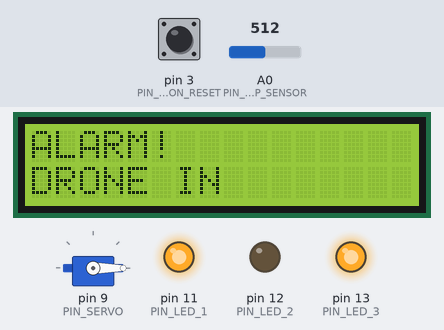
Bench run of a program on a simulated Arduino Uno, built with avr-gcc and run on an emulated ATmega328P. Parts: servo, 16×2 character LCD, output pins drawn as LEDs (lit = HIGH). Dashed ring = blinking. The inputs (shaded band) are chosen by the test bench; at power-on: pin 3 (PIN_BUTTON_RESET) HIGH, A0 (PIN_TEMP_SENSOR) = 512. What the program prints to the serial monitor is not drawn.

Above: at 5.6 s.
5.7 s: pin 3 (PIN_BUTTON_RESET) pulled LOW for 0.15 s
At 6.3 s:
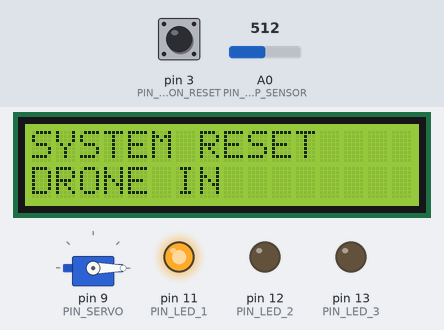
8.3 s: pin 3 (PIN_BUTTON_RESET) pulled LOW for 3.2 s
At 12.3 s:
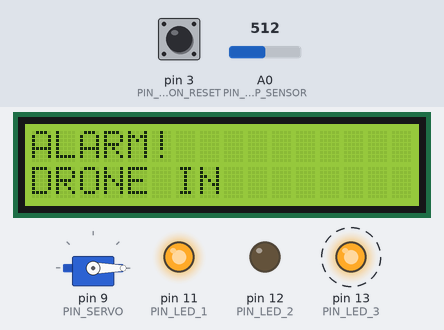
Timing chart, 0 to 13.8 s (numbered marks = the images above; inputs shaded):
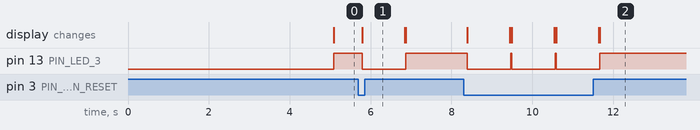

The program:

main.cpp
```cpp
#include <Arduino.h>
#include "SharedData.h"
#include "Config.h"
#include "Scheduler.h"
#include "tasks/Task.h"
#include "components/Button.h"
#include "components/Pir.h"
#include "components/ServoDoor.h"
#include "components/Sonar.h"
#include "components/TempSensor.h"
#include "components/UserInterface.h"
#include "serial/MessageService.h"
#include "tasks/DroneHangarTask.h"
#include "tasks/TempMonitorTask.h"
#include "tasks/BlinkTask.h"

GlobalState volatile currentState = IDLE;
bool volatile preAlarmActive = false;

Button resetButton(PIN_BUTTON_RESET);
Pir pirSensor(PIN_PIR);
ServoDoor servoDoor(PIN_SERVO);
Sonar sonarSensor(PIN_SONAR_TRIG, PIN_SONAR_ECHO);
TempSensor tempSensor(PIN_TEMP_SENSOR);
UserInterface userInterface(LCD_ADDRESS, LCD_COLS, LCD_ROWS, PIN_LED_1, PIN_LED_2, PIN_LED_3);
MessageService messageService;

DroneHangarTask droneHangarTask(&servoDoor, &resetButton, &sonarSensor, &pirSensor, &userInterface, &messageService, DIST_DRONE_IN, DIST_DRONE_OUT, TIME_CHECK_OUT, TIME_CHECK_IN);
TempMonitorTask tempMonitorTask(&tempSensor, &userInterface, &messageService, TEMP_PRE_ALARM, TEMP_ALARM, TIME_PRE_ALARM, TIME_ALARM);
BlinkTask blinkTask(1, &userInterface);

Scheduler scheduler;

void initComponents() {
  resetButton.init();
  pirSensor.init();
  servoDoor.init();
  sonarSensor.init();
  tempSensor.init();
  userInterface.init();
  messageService.init();
}
void initTasks() {
  droneHangarTask.init(PERIOD_HANGAR_TASK);
  tempMonitorTask.init(PERIOD_TEMP_TASK);
  blinkTask.init(PERIOD_BLINK_TASK);
}

void setup() {
  initComponents();
  initTasks();
  scheduler.init(100);
  scheduler.addTask(&droneHangarTask);
  scheduler.addTask(&tempMonitorTask);
  scheduler.addTask(&blinkTask);
  userInterface.displayMessage("DRONE HANGAR", 1);
  userInterface.displayMessage("DRONE IN", 2);
  messageService.sendMessage(HANGAR, "NORMAL");
  messageService.sendMessage(DRONE, "RESTING");
}


void loop() {
  scheduler.schedule();
}
```

Scheduler.cpp
```cpp
#include "Scheduler.h"
#include <Arduino.h>

Scheduler::Scheduler() {
    basePeriod = 0;
    nTasks = 0;
    lastScheduleTime = 0;
}

void Scheduler::init(int basePeriod) {
    this->basePeriod = basePeriod;
    lastScheduleTime = millis();
}

bool Scheduler::addTask(Task* task) {
    if (nTasks < MAX_TASKS) {
        taskList[nTasks] = task;
        nTasks++;
        return true;
    } else {
        return false;
    }
}

void Scheduler::schedule() {
    unsigned long currentTime = millis();

    if (currentTime - lastScheduleTime >= basePeriod) {
        lastScheduleTime += basePeriod;

        for (int i = 0; i < nTasks; i++) {
            if (taskList[i]->updateAndCheckTime(basePeriod)) {
                taskList[i]->tick();
            }
        }
    }
}
```

Scheduler.h
```cpp
#ifndef SCHEDULER_H
#define SCHEDULER_H

#include "tasks/Task.h"

#define MAX_TASKS 10

class Scheduler {
    unsigned int basePeriod;
    int nTasks;
    Task* taskList[MAX_TASKS];
    unsigned long lastScheduleTime;

public:
    Scheduler();
    void init(int basePeriod);
    bool addTask(Task* task);
    void schedule();
};

#endif
```

SharedData.h
```cpp
#ifndef SHARED_DATA_H
#define SHARED_DATA_H

enum GlobalState {
  IDLE,
  TAKE_OFF,
  IDLE_OUT,
  LANDING,
  ALARM
};

extern volatile GlobalState currentState;
extern volatile bool preAlarmActive;

#endif
```

Pir.cpp
```cpp
#include "Pir.h"

Pir::Pir(int pin){
    this->pin = pin;
}

void Pir::init(){
    pinMode(pin,INPUT);
}

bool Pir::isMotionDetected(){
    return digitalRead(pin) == HIGH;
}
```

Pir.h
```cpp
#ifndef PIR_H
#define PIR_H

#include <Arduino.h>

class Pir {
  public:
    Pir(int pin);
    void init();
    bool isMotionDetected();

  private:
    int pin;
};

#endif
```

ServoDoor.cpp
```cpp
#include "ServoDoor.h"

ServoDoor::ServoDoor(int pin) {
    this->pin = pin;
}

void ServoDoor::init() {
    servo.attach(pin);
    close();
}
void ServoDoor::open(){
    servo.write(90);
    isOpen = true;
}

void ServoDoor::close(){
    servo.write(0);
    isOpen = false;
}

bool ServoDoor::isDoorOpen(){
    return isOpen;
}
```

ServoDoor.h
```cpp
#ifndef SERVODOOR_H
#define SERVODOOR_H

#include <Arduino.h>
#include <Servo.h>

class ServoDoor {
    public:
        ServoDoor(int pin);
        void init();
        void open();
        void close();
        bool isDoorOpen();
    private:
        Servo servo;
        int pin;
        bool isOpen;
};

#endif
```

Sonar.cpp
```cpp
#include "Sonar.h"

Sonar::Sonar(int pinTrigger, int pinEcho) {
    this->pinTrigger = pinTrigger;
    this->pinEcho = pinEcho;
}

void Sonar::init() {
    pinMode(pinTrigger, OUTPUT);
    pinMode(pinEcho, INPUT);
}

long Sonar::GetDistance() {
    digitalWrite(pinTrigger, LOW);
    delayMicroseconds(2);
    digitalWrite(pinTrigger, HIGH);
    delayMicroseconds(10);
    digitalWrite(pinTrigger, LOW);
    long duration = pulseIn(pinEcho, HIGH);
    long distance = duration/58;

    return distance;
}
```

Sonar.h
```cpp
#ifndef SONAR_H
#define SONAR_H

#include <Arduino.h>

class Sonar {
    public:
        Sonar(int pinTrigger, int pinEcho);
        void init();
        long GetDistance();
    private:
        int pinTrigger;
        int pinEcho;
};

#endif
```

TempSensor.cpp
```cpp
#include "TempSensor.h"

TempSensor::TempSensor(int pin){
    this->pin = pin;
}

void TempSensor::init(){
    pinMode(pin, INPUT);
}

float TempSensor::readTemperature(){
    int sensorValue = analogRead(pin);
    float voltage = sensorValue * (5.0 / 1023.0);
    float temperatureC = (voltage - 0.5) * 100.0;
    return temperatureC;
}
```

TempSensor.h
```cpp
#ifndef TEMPSENSOR_H
#define TEMPSENSOR_H

#include <Arduino.h>

class TempSensor {
    public:
        TempSensor(int pin);
        void init();
        float readTemperature();
    private:
        int pin;
};

#endif
```

UserInterface.cpp
```cpp
#include "UserInterface.h"

UserInterface::UserInterface(int lcd_addr, int lcd_cols, int lcd_rows, int led1pin, int led2pin, int led3pin) {
    this->ledPins[0] = led1pin;
    this->ledPins[1] = led2pin;
    this->ledPins[2] = led3pin;
    this->lcdAddress = lcd_addr;
    this->cols = lcd_cols;
    this->rows = lcd_rows;
}

void UserInterface::init() {
    lcd = new LiquidCrystal_I2C(lcdAddress, cols, rows);
    lcd->init();
    lcd->backlight();
    for (int i = 0; i < 3; i++) {
        pinMode(ledPins[i], OUTPUT);
        digitalWrite(ledPins[i], LOW);
    }
}

void UserInterface::clear(int row) {
    lcd->setCursor(0, row-1);
    lcd->print("                ");
}

void UserInterface::displayMessage(const String &message, int row){
    clear(row);
    lcd->setCursor(0, row-1);
    lcd->print(message);
}

void UserInterface::setLedState(int ledIndex, bool state) {
    if (ledIndex < 0 || ledIndex >= 3) return;
    digitalWrite(ledPins[ledIndex], state ? HIGH : LOW);
    ledStates[ledIndex] = state;
}

void UserInterface::toggleLed(int ledIndex) {
    if (ledIndex < 0 || ledIndex >= 3) return;
    bool newState = !ledStates[ledIndex];
    setLedState(ledIndex, newState);
}
```

UserInterface.h
```cpp
#ifndef USERINTERFACE_H
#define USERINTERFACE_H

#include <Arduino.h>
#include <LiquidCrystal_I2C.h>

class UserInterface {
    public:
        UserInterface(int lcd_addr, int lcd_cols, int lcd_rows, int led1pin, int led2pin, int led3pin);
        void init();
        void displayMessage(const String &message, int row);

        void setLedState(int ledIndex, bool state);
        void toggleLed(int ledIndex);
    private:
        LiquidCrystal_I2C* lcd;
        int ledPins[3];
        bool ledStates[3] = {false, false, false};
        int rows;
        int cols;
        int lcdAddress;
        void clear(int row);
};

#endif
```

button.cpp
```cpp
#include "button.h"

Button::Button(int pin) {
    this->pin = pin;
}

void Button::init(){
    pinMode(pin, INPUT_PULLUP);
}

bool Button::isPressed(){
    return digitalRead(pin) == LOW;
}
```

button.h
```cpp
#ifndef BUTTON_H
#define BUTTON_H

#include <Arduino.h>

class Button {
    public:
        Button(int pin);
        void init();
        bool isPressed();
    private:
        int pin;
};

#endif
```

MessageService.cpp
```cpp
#include "MessageService.h"

MessageService::MessageService(){
    hasMessage = false;
    msg = "";
}

void MessageService::init(){
    Serial.begin(9600);
    Serial.setTimeout(100);
}

bool MessageService::messageAvailable(){
    hasMessage = false;
    if(Serial.available() > 0){
        String temp = Serial.readStringUntil('\n');
        temp.trim();
        if(temp.length() > 0){
            msg = temp;
            hasMessage = true;
        }
    }
    return hasMessage;
}


String MessageService::getMessage(){
    if(hasMessage){
        hasMessage = false;
        return msg;
    }
    return "";
}

void MessageService::sendMessage(MessageType type, const String& message){
    Serial.println(String(type)+":"+message);
}
```

MessageService.h
```cpp
#ifndef MESSAGESERVICE_H
#define MESSAGESERVICE_H

#include <Arduino.h>

enum MessageType {
    HANGAR,
    DRONE,
    DISTANCE,
    ERROR
};

class MessageService {

public:
    MessageService();
    void init();
    void sendMessage(MessageType type, const String& message);
    String getMessage();
    bool messageAvailable();
private:
    String msg;
    bool hasMessage;

};

#endif
```

BlinkTask.cpp
```cpp
#include "BlinkTask.h"

BlinkTask::BlinkTask(int ledIndex, UserInterface* ui) : Task() {
    this->ledIndex = ledIndex;
    this->ui = ui;
}

void BlinkTask::init(int period) {
    Task::init(period);
    ui->setLedState(ledIndex, false);
}

void BlinkTask::tick() {
    if(currentState == TAKE_OFF || currentState == LANDING) {
        ui->toggleLed(ledIndex);
    }
    else {
        ui->setLedState(ledIndex, false);
    }

}
```

BlinkTask.h
```cpp
#ifndef BLINK_TASK_H
#define BLINK_TASK_H

#include <Arduino.h>
#include "Task.h"
#include "SharedData.h"
#include "../components/UserInterface.h"

class BlinkTask : public Task{
    public:
        BlinkTask(int ledIndex, UserInterface* ui);
        void init(int period) override;
        void tick() override;
    private:
        int ledIndex;
        UserInterface* ui;
};

#endif
```

DroneHangarTask.cpp
```cpp
#include "DroneHangarTask.h"


DroneHangarTask::DroneHangarTask(ServoDoor* door, Button* resetButton, Sonar* sonar, Pir* pir, UserInterface* ui, MessageService* messageService, float distDroneIn, float distDroneOut, long D1, long D2) : Task() {
    this->door = door;
    this->resetButton = resetButton;
    this->sonar = sonar;
    this->pir = pir;
    this->ui = ui;
    this->messageService = messageService;
    this->distDroneIn = distDroneIn;
    this->distDroneOut = distDroneOut;
    this->D1 = D1;
    this->D2 = D2;
    this->canLand = false;
}

void DroneHangarTask::init(int period) {
    Task::init(period);
    this->duration1 = D1/period;
    this->duration2 = D2/period;
    counter1 = 0;
    counter2 = 0;
    door->close();
    ui->setLedState(0, true);
}

void DroneHangarTask::tick() {

    switch(currentState)
    {
    case IDLE:
    {
        if(!preAlarmActive){
            if(messageService->messageAvailable()){
                String msg = messageService->getMessage();
                if(msg == "TAKEOFF"){
                    door->open();
                    ui->displayMessage("TAKE OFF", 2);
                    messageService->sendMessage(DRONE, "TAKEING OFF");
                    currentState = TAKE_OFF;
                    counter1 = 0;
                    return;
                }
                else{
                    messageService->sendMessage(ERROR, "INVALID COMMAND");
                }
            }
        }
        break;
    }
    case TAKE_OFF:
    {
        int distanceOff = sonar->GetDistance();
        if(distanceOff >= distDroneIn){
            counter1++;
            if(counter1 >= duration1){
                door->close();
                ui->displayMessage("DRONE OUT", 2);
                messageService->sendMessage(DRONE, "OPERATING");
                ui->setLedState(0, false);
                currentState = IDLE_OUT;
                counter1 = duration1;
            }
        }
        else{
            counter1 = 0;
        }
        break;
    }
    case IDLE_OUT:
    {
        if(messageService->messageAvailable()){
            String msg = messageService->getMessage();
            if(msg == "LANDING"){
                messageService->sendMessage(DRONE, "WAITING FOR PIR");
                canLand = true;
                return;
            }
            else{
                messageService->sendMessage(ERROR, "INVALID COMMAND");
            }
        }
        if(canLand && pir->isMotionDetected()){
                door->open();
                ui->displayMessage("LANDING", 2);
                messageService->sendMessage(DRONE, "LANDING");
                currentState = LANDING;
                counter2 = 0;
                return;
            }
        break;
    }

    case LANDING:
        {
            int distanceLand = sonar->GetDistance();
        messageService->sendMessage(DISTANCE, String(distanceLand));
        if(distanceLand <= distDroneOut){
            counter2++;
            if(counter2 >= duration2){
                door->close();
                ui->displayMessage("DRONE IN", 2);
                messageService->sendMessage(DRONE, "RESTING");
                ui->setLedState(0, true);
                currentState = IDLE;
                counter2 = duration2;
                canLand = false;
            }
        }
        else{
            counter2 = 0;
        }
        break;
        }
    case ALARM:
    {
        if(door->isDoorOpen()){
            door->close();
        }
        if(resetButton->isPressed()){
            currentState = IDLE;
            ui->displayMessage("SYSTEM RESET", 1);
            ui->setLedState(2, false);
            delay(1000);
            messageService->sendMessage(HANGAR, "NORMAL");
            ui->displayMessage("DRONE HANGAR", 1);
            ui->displayMessage("DRONE IN", 2);
        }
        break;
    }
    default:
        break;
    }
}
```

DroneHangarTask.h
```cpp
#ifndef DRONE_HANGAR_TASK_H
#define DRONE_HANGAR_TASK_H

#include <Arduino.h>
#include "Task.h"
#include "../components/Button.h"
#include "../components/ServoDoor.h"
#include "../components/Sonar.h"
#include "../components/Pir.h"
#include "../components/UserInterface.h"
#include "../serial/MessageService.h"
#include "SharedData.h"

class DroneHangarTask : public Task {
public:
    DroneHangarTask(ServoDoor* door, Button* resetButton, Sonar* sonar, Pir* pir, UserInterface* ui, MessageService* messageService, float distDroneIn, float distDroneOut, long D1, long D2);
    void init(int period) override;
    void tick() override;
private:
    ServoDoor* door;
    Button* resetButton;
    Sonar* sonar;
    Pir* pir;
    UserInterface* ui;
    MessageService* messageService;
    float distDroneIn;
    float distDroneOut;
    long D1;
    long D2;
    int duration1;
    int duration2;
    int counter1;
    int counter2;
    bool canLand;
};


#endif
```

Task.cpp
```cpp
#include "Task.h"

void Task::init(int period) {
    myPeriod = period;
    timeElapsed = 0;
}

bool Task::updateAndCheckTime(int basePeriod) {
    timeElapsed += basePeriod;
    if (timeElapsed >= myPeriod) {
        timeElapsed = 0;
        return true;
    }
    return false;
}
```

Task.h
```cpp
#ifndef TASK_H
#define TASK_H

class Task {
    int myPeriod;
    int timeElapsed;

public:
    virtual void init(int period);
    virtual void tick() = 0;
    bool updateAndCheckTime(int basePeriod);
};

#endif
```

TempMonitorTask.cpp
```cpp
#include "TempMonitorTask.h"

TempMonitorTask::TempMonitorTask(TempSensor* tempSensor, UserInterface* ui, MessageService* messageService, float temp1, float temp2, long T3, long T4) : Task() {
    this->tempSensor = tempSensor;
    this->ui = ui;
    this->temp1 = temp1;
    this->temp2 = temp2;
    this->T3 = T3;
    this->T4 = T4;
    this->messageService = messageService;
}

void TempMonitorTask::init(int period) {
    Task::init(period);
    this->time3 = T3/period;
    this->time4 = T4/period;
    counterT3 = 0;
    counterT4 = 0;
}

void TempMonitorTask::tick() {

    if(currentState == ALARM){
        return;
    }
    float temperature = tempSensor->readTemperature();

    if(currentState == IDLE || currentState == LANDING || currentState == TAKE_OFF){
        handleAlarm(temperature);
        handlePreAlarm(temperature);
    }
    else{
        counterT3 = 0;
        counterT4 = 0;
        preAlarmActive = false;
    }
}

void TempMonitorTask::handlePreAlarm(float temperature) {
    if(temperature >= temp1){
        counterT3++;
        if(counterT3 >= time3){
            preAlarmActive = true;
            counterT3 = time3;
        }
    }
    else{
        counterT3 = 0;
        if(preAlarmActive){
            preAlarmActive = false;
        }
    }
}

void TempMonitorTask::handleAlarm(float temperature) {
    if(temperature >= temp2){
        counterT4++;
        if(counterT4 >= time4){
            currentState = ALARM;
            ui->displayMessage("ALARM!", 1);
            ui->setLedState(2, true);
            messageService->sendMessage(HANGAR, "ALARM");
            counterT4 = time4;
        }
    }
    else{
        counterT4 = 0;
    }
}
```

TempMonitorTask.h
```cpp
#ifndef TEMP_MONITOR_TASK_H
#define TEMP_MONITOR_TASK_H

#include <Arduino.h>
#include "Task.h"
#include "../components/TempSensor.h"
#include "../components/UserInterface.h"
#include "../serial/MessageService.h"
#include "SharedData.h"

class TempMonitorTask : public Task {
    public:
        TempMonitorTask(TempSensor* tempSensor, UserInterface* ui, MessageService* messageService, float temp1, float temp2, long T3, long T4);
        void init(int period) override;
        void tick() override;
    private:
        TempSensor* tempSensor;
        UserInterface* ui;
        MessageService* messageService;
        float temp1;
        float temp2;
        float T3;
        float T4;
        int time3;
        int time4;
        int counterT3;
        int counterT4;
        void handlePreAlarm(float temperature);
        void handleAlarm(float temperature);
};

#endif
```

Config.h
```cpp
#ifndef CONFIG_H
#define CONFIG_H

// --- PINS CONFIGURATION ---
#define PIN_SONAR_TRIG 7
#define PIN_SONAR_ECHO 8
#define PIN_PIR 2
#define PIN_TEMP_SENSOR A0
#define PIN_SERVO 9
#define PIN_LED_1 11
#define PIN_LED_2 12
#define PIN_LED_3 13
#define PIN_BUTTON_RESET 3

// --- LCD CONFIGURATION ---
#define LCD_ADDRESS 0x27
#define LCD_COLS 16
#define LCD_ROWS 2

// --- SYSTEM PARAMETERS (Distances cm) ---
#define DIST_DRONE_OUT 10
#define DIST_DRONE_IN 50

// --- SYSTEM PARAMETERS (Times ms) ---
#define TIME_CHECK_OUT 3000
#define TIME_CHECK_IN 3000
#define TIME_PRE_ALARM 2000
#define TIME_ALARM 5000

// --- SYSTEM PARAMETERS (Temperature C) ---
#define TEMP_PRE_ALARM 25.0
#define TEMP_ALARM 30.0

// --- TASK PERIODS (ms) ---
#define PERIOD_HANGAR_TASK 100
#define PERIOD_TEMP_TASK 500
#define PERIOD_BLINK_TASK 500

#endif
```

Measured:
- after the input at 5.7 s, pin 13 (PIN_LED_3): HIGH → LOW after 0.09 s, → HIGH 1.1 s later; the display: changes after 0.09 s (image 1)
- after the input at 8.3 s, pin 13 (PIN_LED_3): alternates HIGH for 0.03 s and LOW for 1.1 s, 6 changes in all, then stays HIGH, starting after 0.09 s; the display: first changes after 0.09 s (image 2 shows a later state)
